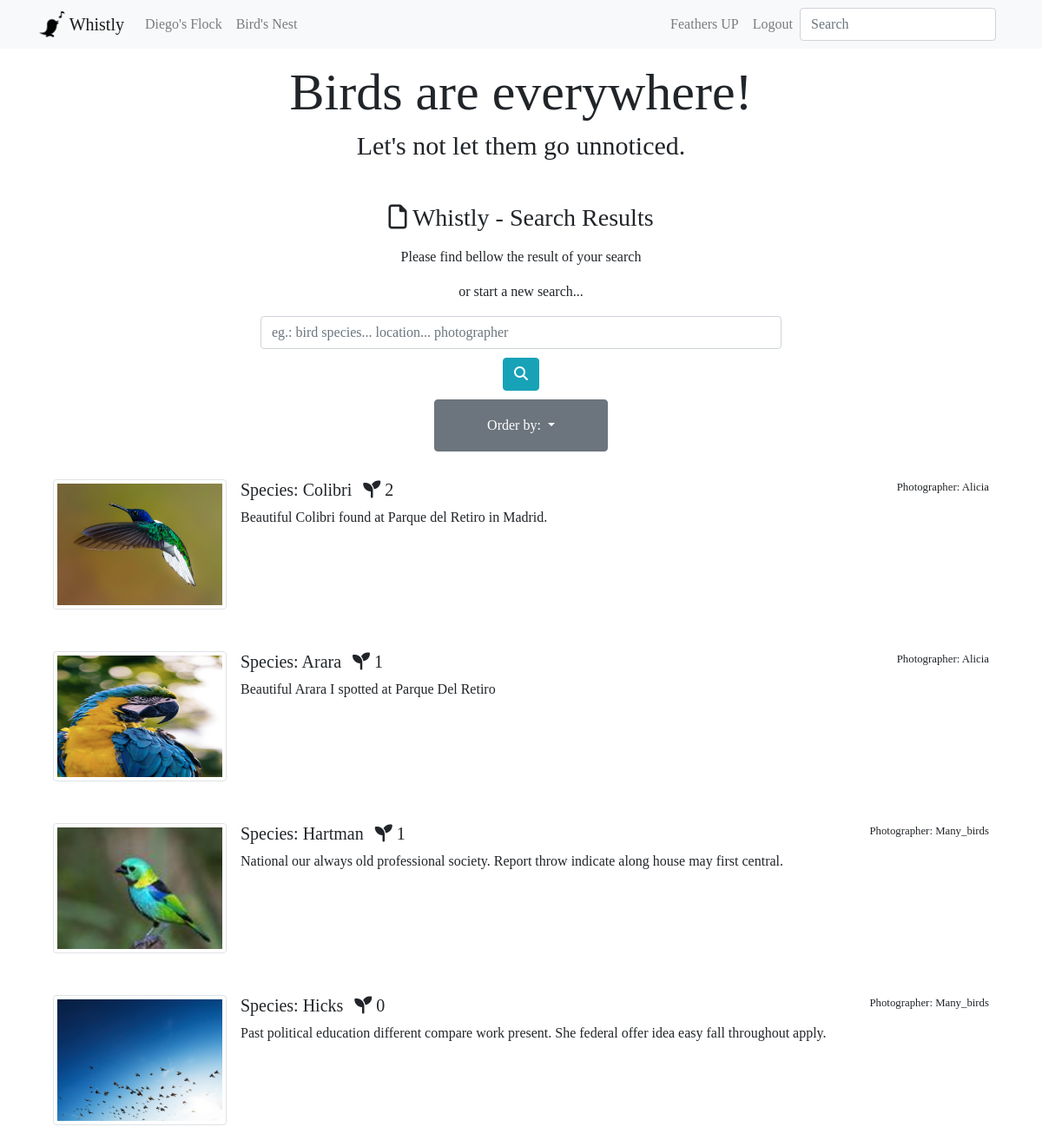
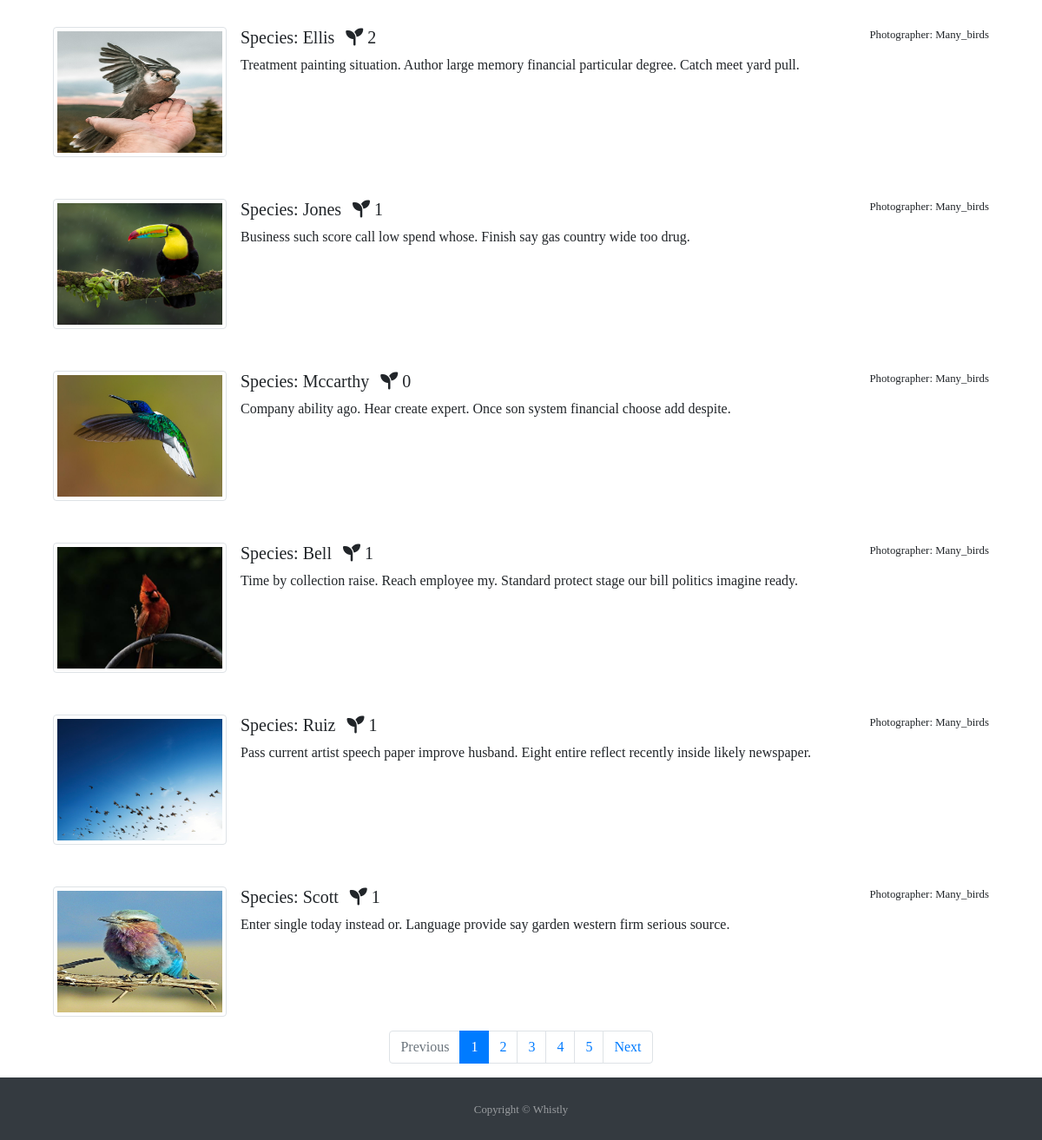
Page /search/ (signed in) on the committed database (2 pictures, top to bottom).
### users/models.py (models this page shows, shortened)
class CustomUser(AbstractUser):
    id = models.UUIDField(
        primary_key=True,
        default=uuid.uuid4,
        editable=False
    )
    profile_picture = models.ImageField(upload_to='profile_pics', blank=True, default='default/default_profile_pic.jpg', validators=[file_size])
    about_user = models.TextField(max_length=600, blank=True, default='Enter a nice description here')
    registered_at = models.DateField(auto_now_add=True)
    def __str__(self):
        return super().username

### birds/models.py (models this page shows, shortened)
class TimeStampedModel(models.Model):
    created = models.DateTimeField(auto_now_add=True)
    modified = models.DateTimeField(auto_now=True)
    class Meta:
        abstract = True

class Bird(TimeStampedModel):
    id = models.UUIDField(
        primary_key=True,
        default=uuid.uuid4,
        editable=False
    )
    species = models.CharField(max_length=150, blank=False)
    location = models.CharField(max_length=200, blank=False)
    picture = models.ImageField(upload_to='bird', blank=False, validators=[file_size])
    photographer = models.ForeignKey(
        get_user_model(),
        on_delete=models.CASCADE,
        related_name='photographers',)
    photographer_comment = models.TextField(max_length=500)
    class Meta:
        ordering = ['-created']
    def get_absolute_url(self):
        return reverse("bird_detail", kwargs={"pk": self.pk})

### pages/views.py (the view)
# urls.py: path('search/', SearchResultsListView.as_view(), name='search_results'),
class SearchResultsListView(LoginRequiredMixin, ListView):
    model = Bird
    template_name = 'search_results.html'
    paginate_by = 10
    def get_queryset(self):
        print(self.request.GET)
        query = self.request.GET.get('q') # search result
        order_by = self.request.GET.get('order_by') # order by result
        queryset = super().get_queryset() # queryset = Birds.objects
        if query:
            queryset = queryset.filter(
                Q(photographer__username__icontains=query)| Q(species__icontains=query)
                | Q(photographer_comment__icontains=query) | Q(location__icontains=query)
            )
            if order_by:
                queryset = queryset.annotate(num_comment=Count('comments')).order_by('-num_comment')
            return queryset
        else:
            if order_by:
                queryset = queryset.annotate(num_comment=Count('comments')).order_by('-num_comment')
        return queryset
    def get_context_data(self, *, object_list=None, **kwargs):
        context = super().get_context_data(**kwargs)
        context["user_search"] = self.request.GET.get('q')
        return context

### templates/search_results.html (shortened to what this page needs)
{% extends '_base.html' %}
{% load crispy_forms_tags %}
{% block content %}
<div class="container">
  <div class="row">
    <div class="col-12" align="center">
      <h3 class="mb-3"><i class="fa fa-file-o"></i> Whistly - Search Results</h3>
      <p class="">Please find bellow the result of your search</p>
      <p class="mb-3">or start a new search...</p>
      <form action="{% url 'search_results' %}" method="GET">
        <input
          type="text"
          name="q"
          class="form-control"
          placeholder="eg.: bird species... location... photographer"
          style="max-width: 600px;"
        >
        <button class="btn btn-info" type="button" style="width: auto; height:auto">
          <i class="fa fa-search"></i>
        </button>
      </form>
    </div>
  </div>
  <div class="row">
    <div class="container col-12" align=center>
    <div class="dropdown">
      <button class="btn btn-secondary dropdown-toggle" type="button" id="dropdownMenuButton" data-toggle="dropdown" aria-haspopup="true" aria-expanded="false">
        Order by:
      </button>
    </div>
  </div>
      {% for result in bird_list %}
        <div class="container">
          <div class="media mt-3 p-3">
            <a href="{{ result.get_absolute_url }}">
              <img class="mr-3 img-thumbnail" src="{{ result.picture.url }}" alt="Generic placeholder image" style="height: 150px; width: 200px;">
            </a>
            <div class="media-body">
              <p class="small float-right">Photographer: {{ result.photographer|capfirst }}</p>
              <h5 class="mt-0">Species: {{ result.species }}
                <span class="ml-2">
                  <i class="fas fa-seedling"></i>
                  {{ result.seeds.count }}
                </span>
              </h5>
              {{ result.photographer_comment }}
            </div>
          </div>
          </div>
      {% endfor %}
</div>
</div>
{% include 'pagination.html' %}
{% endblock content %}

### templates/_base.html (shortened to what this page needs)
<!DOCTYPE html>
{% load static %}
<html lang="en">
<head>
<link rel="stylesheet" href="https://cdnjs.cloudflare.com/ajax/libs/twitter-bootstrap/4.5.0/css/bootstrap.min.css">
<link rel="stylesheet" href="https://cdnjs.cloudflare.com/ajax/libs/font-awesome/5.13.0/css/all.min.css">
<link rel="stylesheet" href="{% static 'css/base.css' %}">
</head>
<body>
<div id="main-div">
    <nav class="navbar fixed-top navbar-expand-lg navbar-light bg-light">
      <div class="container">
        <div class="navbar-header">
          <a href="{% url 'home' %}" class="navbar-brand">
            <img src="{% static 'img/icon.png' %}" width="30" height="30" class="d-inline-block align-top" alt="icon">
            Whistly
          </a>
        </div>
        <div class="collapse navbar-collapse" id="navbarSupportedContent">
        <ul class="navbar-nav mr-auto">
          {% if user.is_authenticated %}
            <li class="nav-item">
              <a class="nav-link" href="{% url 'profile_detail' pk=user.pk %}">{{ user|title }}'s Flock</a></li>
            <li class="nav-item">
          {% endif %}
            <li class="nav-item">
              <a class="nav-link" href="{% url 'birds_nest' %}">Bird's Nest</a></li>
        </ul>
        <ul class="navbar-nav ml-auto">
          {% if user.is_authenticated %}
              <li class="nav-item">
                <a class="nav-link" href="{% url 'add_bird' %}">Feathers UP</a>
              </li>
              <li class="nav-item">
                <a class="nav-link" href="{% url 'account_logout' %}">Logout</a>
              </li>
          {% endif %}
            <form action="{% url 'search_results' %}" method="GET" class="form-inline my-2 my-lg-0">
              <input name='q' class="form-control mr-sm-2" type="search" placeholder="Search" aria-label="Search">
            </form>
        </ul>
      </div>
      </div>
    </nav>
    <div class="container" style="padding-top: 70px" align=center>
          <h1 id="base_h1">Birds are everywhere!</h1>
          <h6 id="base_h6" class="mb-5">Let's not let them go unnoticed.</h6>
    </div>
    {% block content %}
    {% endblock content %}
<div>
  <footer id="sticky-footer" class="py-4 mt-3 bg-dark text-white-50">
    <div class="container text-center">
      <small>Copyright &copy; Whistly</small>
    </div>
  </footer>
</div>
</div>
</body>
</html>

### static/css/base.css (style rules this page uses)
body { font-family: 'Caladea', serif; }
button { width: 200px; height: 60px; margin-top: 10px; }
#base_h1 { font-size: 60px; }
#base_h6 { font-size: 30px; }

### rows in the picture
CustomUser: username "Diego"
Bird: picture (picture), photographer "Alicia", species "Colibri", seeds.count "2", photographer_comment "Beautiful Colibri found at Parque del Retiro in Madrid."
Bird: picture (picture), photographer "Alicia", species "Arara", seeds.count "1", photographer_comment "Beautiful Arara I spotted at Parque Del Retiro"
Bird: picture (picture), photographer "Many_birds", species "Hartman", seeds.count "1", photographer_comment "National our always old professional society. Report throw indicate along house may first central."
Bird: picture (picture), photographer "Many_birds", species "Hicks", seeds.count "0", photographer_comment "Past political education different compare work present. She federal offer idea easy fall throughout apply."
Bird: picture (picture), photographer "Many_birds", species "Ellis", seeds.count "2", photographer_comment "Treatment painting situation. Author large memory financial particular degree. Catch meet yard pull."
Bird: picture (picture), photographer "Many_birds", species "Jones", seeds.count "1", photographer_comment "Business such score call low spend whose. Finish say gas country wide too drug."
Bird: picture (picture), photographer "Many_birds", species "Mccarthy", seeds.count "0", photographer_comment "Company ability ago. Hear create expert. Once son system financial choose add despite."
Bird: picture (picture), photographer "Many_birds", species "Bell", seeds.count "1", photographer_comment "Time by collection raise. Reach employee my. Standard protect stage our bill politics imagine ready."
Bird: picture (picture), photographer "Many_birds", species "Ruiz", seeds.count "1", photographer_comment "Pass current artist speech paper improve husband. Eight entire reflect recently inside likely newspaper."
Bird: picture (picture), photographer "Many_birds", species "Scott", seeds.count "1", photographer_comment "Enter single today instead or. Language provide say garden western firm serious source."

### other values in the picture
{{ i }} "1"
{{ i }} "2" "3" "4" "5"
